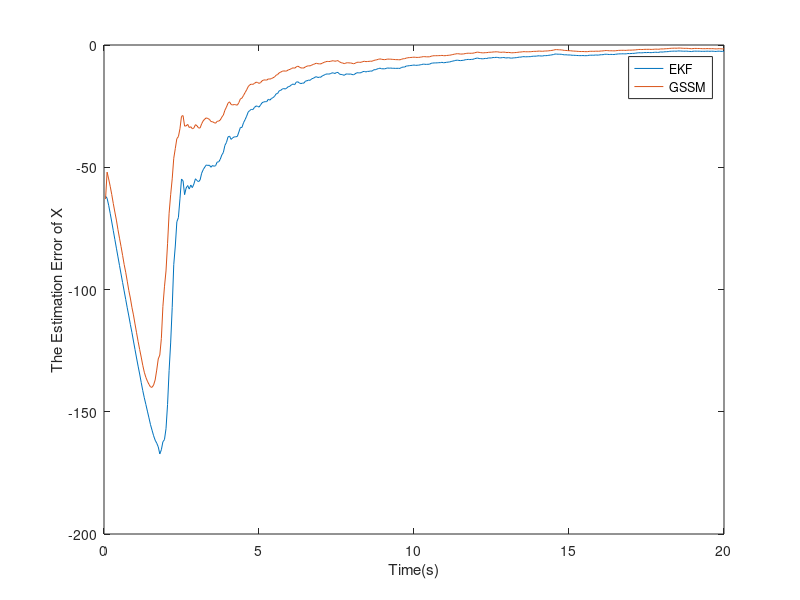
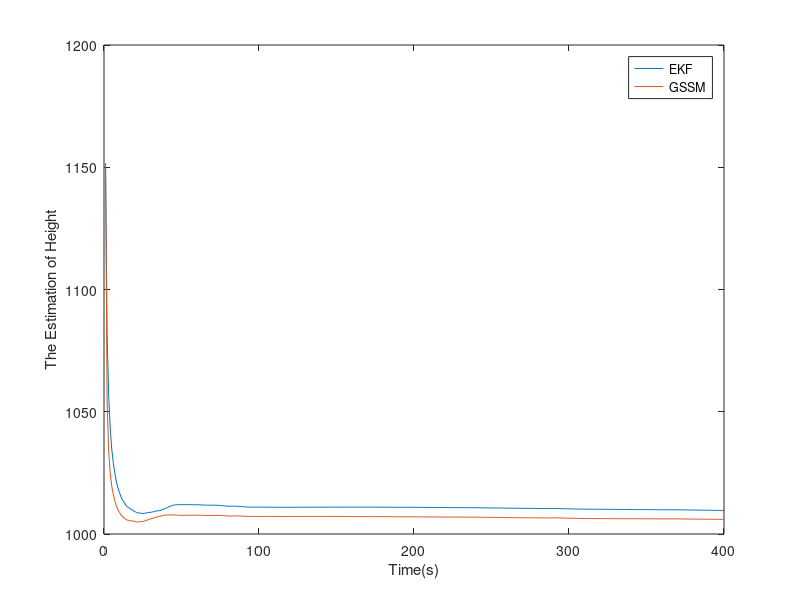
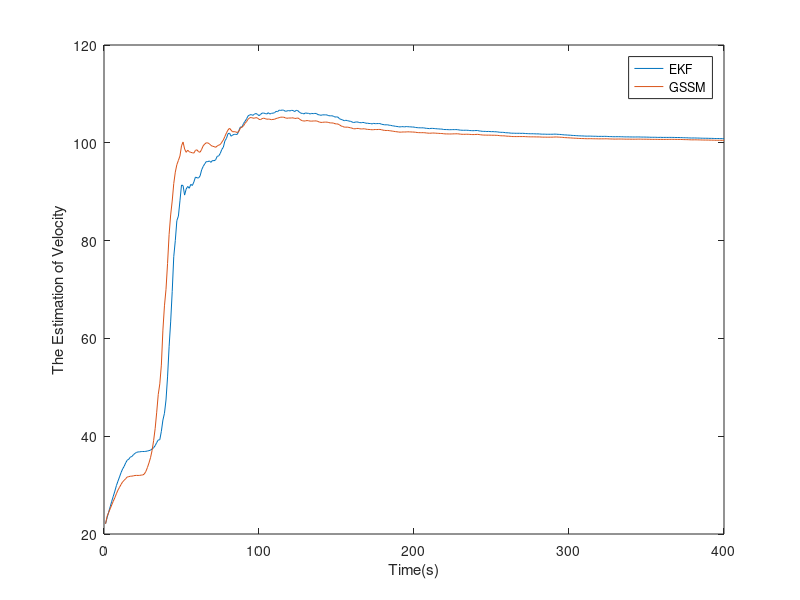

These figures' MATLAB source, in order:
clear all;
dt=0.05;
N=20/dt;
fid=fopen('radardata_gss_initv_20.txt','w');
%Generate state truth and measurement.
TXk=zeros(3,N);
Wr=3*randn(N,1);
Mk=zeros(N,1);
TX0=[0;100;1000];
TimeK=zeros(N,1);
for k=1:N
    TXk(:,k)=[k*dt*100;100;TX0(3)];
    Mk(k)=sqrt(TXk(1,k)^2+TXk(3,k)^2)+Wr(k);
    TimeK(k)=k;
end
%EKF process
rkR=9;
rkQ=[0.1*0.1*dt*dt 0 0;
    0 0.1*0.1*dt*dt 0;
    0  0  0];
Fk=[1 dt 0;
    0 1 0;
    0 0 1];
i3=eye(3);
EXk=zeros(3,N);
tempEX=zeros(3,N);
EX0=[-100;20;2000];
Pk=zeros(3,3,N+1);
Pk(:,:,1)=[49 0 0;0 49 0;0 0 49];
for k=1:N
    if k==1
        tempEX(:,k)=Fk*EX0;
    else
        tempEX(:,k)=Fk*EXk(:,k-1);
    end
    tempP=Fk*Pk(:,:,k)*Fk'+rkQ;
    denorm=sqrt(tempEX(1,k)^2+tempEX(3,k)^2);
    Hk=[tempEX(1,k)/denorm 0 tempEX(3,k)/denorm];
    K=tempP*Hk'*inv(Hk*tempP*Hk'+rkR);
    Pk(:,:,k+1)=(i3-K*Hk)*tempP;
    EXk(:,k)=tempEX(:,k)+K*(Mk(k)-denorm);
end
%EKF in GSS Process
rkRgss=[9,0;0,9];
rkQgss=[0.1*0.1*dt*dt 0 0 0 ;
    0    0.1*0.1*dt*dt 0 0 ;
    0    0 0.1*0.1*dt*dt 0;
     0  0  0 0 ];
Fkgss=[1 0 dt 0;
    0 1 dt 0;
    0 0 1 0;
    0 0 0 1];
i4=eye(4);
EXkgss=zeros(4,N);
tempEXgss=zeros(4,N);
EXkgss(:,1)=[EXk(1,1)-EXk(2,1)*dt;EXk(1,1);EXk(2,1);EXk(3,1)];
Pkgss=zeros(4,4,N);
Pkgss(:,:,1)=[49 0 0 0;0 Pk(1,1,2) 0 0;0 0 Pk(2,2,2) 0;0 0 0 Pk(3,3,2)];
for k=2:N
    tempEXgss(:,k)=Fkgss*EXkgss(:,k-1);
    tempPgss=Fkgss*Pkgss(:,:,k-1)*Fkgss'+rkQgss;
    denorm1=sqrt(tempEXgss(1,k)^2+tempEXgss(4,k)^2);
    denorm2=sqrt(tempEXgss(2,k)^2+tempEXgss(4,k)^2);
    Hkgss=[tempEXgss(1,k)/denorm1 0 0 tempEXgss(4,k)/denorm1;
    0 tempEXgss(2,k)/denorm2 0  tempEXgss(4,k)/denorm2];
    Kgss=tempPgss*Hkgss'*inv(Hkgss*tempPgss*Hkgss'+rkRgss);
    Pkgss(:,:,k)=(i4-Kgss*Hkgss)*tempPgss;
    EXkgss(:,k)=tempEXgss(:,k)+Kgss*[Mk(k)-denorm1;Mk(k-1)-denorm2];
end
figure(1);
plot(TimeK*dt,EXk(1,:)-TXk(1,:),TimeK*dt,EXkgss(1,:)-TXk(1,:));
ylabel('The Estimation Error of X');xlabel('Time(s)');
legend('EKF','GSSM');%
figure(2);
plot(TimeK,EXk(3,:),TimeK,EXkgss(4,:));
ylabel('The Estimation of Height');xlabel('Time(s)');
legend('EKF','GSSM');%
figure(3);
plot(TimeK,EXk(2,:),TimeK,EXkgss(3,:));
ylabel('The Estimation of Velocity');xlabel('Time(s)');
legend('EKF','GSSM');%
 for k=1:N
     fprintf(fid,'%f %f %f %f %f %f %f %f %f %f  %f %f  %f\n',k*dt,TXk(1,k),TXk(2,k),Mk(k),EXk(1,k),EXk(1,k)-TXk(1,k),EXk(2,k),EXk(3,k),EXkgss(1,k),EXkgss(1,k)-TXk(1,k),EXkgss(2,k),EXkgss(3,k),EXkgss(4,k));
 end
 fclose(fid);
